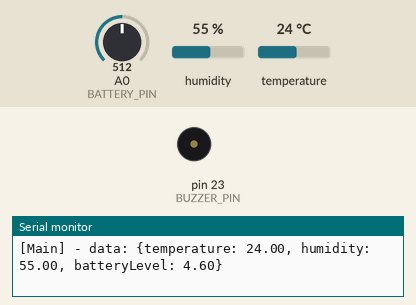
A sketch run on a simulated Arduino Mega 2560, built with avr-gcc and run on an emulated ATmega2560. On the bench: buzzer (waves = sounding), the last lines printed to the serial monitor. The inputs (shaded band) are chosen by the test bench; at power-on: temperature 24 °C, A0 (BATTERY_PIN) = 512, humidity 55 %.

Above: at 2.8 s.
2.9 s: temperature set to 29.4 °C
5.2 s: temperature set to 30.7 °C
At 8.05 s:
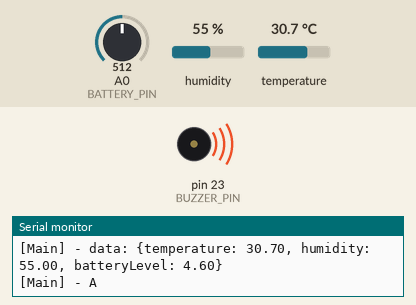
Timing chart, 0 to 16.0 s (numbered marks = the images above; inputs shaded):
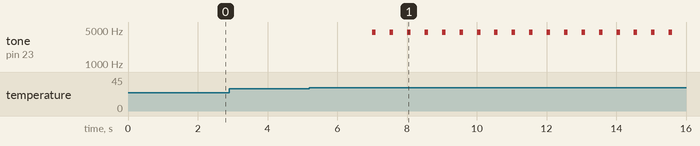

Measured:
- the behaviour switches between 30 and 30.1 °C on temperature (found by bisection; images 0 and 1)
- after the input at 5.2 s, tone on pin 23 (BUZZER_PIN): alternates 4500 Hz for 0.10 s and silent for 0.40 s, starting after 1.8 s

The sketch:

main.ino
```cpp
#include "DHT.h"

#define PORT_FREQUENCY  115200

#define BATTERY_PIN     A0
#define DHT_SENSORS_PIN 9
#define RED_LIGHT_PIN   6
#define BUZZER_PIN      23


#define DHTTYPE DHT22

DHT dht(DHT_SENSORS_PIN, DHTTYPE);

const String ORIGIN_NAME = "Main";
const unsigned long MEASUREMENT_TIME = 1000;
const unsigned long ALERT_TIME = 500;
const unsigned long BUZZ_FREQ = 4500;
const unsigned long BUZZ_TIME = 100;
static unsigned long lastTime = 0;

bool temperatureIsNormal,
  temperatureIsHigh,
  alertIsOn,
  shouldActivateAlert,
  shouldDeactivateAlert;

struct SensorData {
  float temperature;
  float humidity;
  float batteryLevel;
};
SensorData data;

enum AlertState {
  NORMAL,
  ALERT
};

struct NotificationPlan {
  AlertState state;
  bool active;
  int budget;
  unsigned long startTime;
  unsigned long interval;
};
NotificationPlan plan;


void setInitialValues() {
  data = { -1.0, -1.0, 0.0 };
  temperatureIsNormal = true;
  temperatureIsHigh = false;
  alertIsOn = false;
  shouldActivateAlert = false;
  plan = {AlertState::NORMAL, false, 0, 0, 0};
  pinMode(BUZZER_PIN, OUTPUT);
}

void evaluateState() {
  temperatureIsNormal   = data.temperature < 27;
  temperatureIsHigh     = data.temperature > 30;
  shouldDeactivateAlert = temperatureIsNormal && alertIsOn;
  shouldActivateAlert   = temperatureIsHigh && !alertIsOn;
}

void readSensors() {
  float temp = dht.readTemperature();
  float hum = dht.readHumidity();

  data.temperature = isnan(temp) ? data.temperature : temp;
  data.humidity = isnan(hum) ? data.humidity : hum;
  data.batteryLevel = analogRead(BATTERY_PIN) * 9.2 / 1023.0;

  if (isnan(temp) || isnan(hum)) {
    Serial.println("[ERROR] Sensor readings invalid");
  }
}

void sendSensorsData(String originName, long currentTime, SensorData data) {
  String message = "[" + originName + "] - data: {";
  message += "temperature: " + String(data.temperature, 2) + ", ";
  message += "humidity: " + String(data.humidity, 2) + ", ";
  message += "batteryLevel: " + String(data.batteryLevel, 2);
  message += "}";

  Serial.println(message);
}

SensorData operateWeatherMonitor(long measurementTime) {
  unsigned long currentTime = millis();
  bool isTimeToOperate = currentTime - lastTime >= measurementTime;

  if (isTimeToOperate) {
    readSensors();
    sendSensorsData(ORIGIN_NAME, currentTime, data);
    lastTime = currentTime;
  }

  return data;
}

void manageLocalAlert(bool isAlertActive) {
  static unsigned long lastAlertTime = 0;
  static bool isRedLedOn = false;

  const unsigned long alertLedInterval = ALERT_TIME;

  unsigned long currentAlertTime = millis();

  if (isAlertActive && (currentAlertTime - lastAlertTime >= alertLedInterval)) {
    lastAlertTime = currentAlertTime;
    isRedLedOn = !isRedLedOn;

    tone(BUZZER_PIN, BUZZ_FREQ, BUZZ_TIME);
    digitalWrite(RED_LIGHT_PIN, isRedLedOn ? HIGH : LOW);
  }

  if (!isAlertActive && isRedLedOn) {
    digitalWrite(RED_LIGHT_PIN, LOW);
    isRedLedOn = false;
  }
}

NotificationPlan createNotificationPlan(AlertState state) {
    NotificationPlan plan;
    plan.interval = 1000;
    plan.budget = 3;
    plan.state = state;
    plan.startTime = millis();
    plan.active = true;
    return plan;
}

void scheduleNotifications(const String& originName, NotificationPlan& plan) {
  if (!plan.active) {
    return;
  }

  long currentTime = millis();

  if (plan.budget > 0 && currentTime - plan.startTime >= plan.interval) {
      sendNotification(originName, plan.state);
      plan.budget--;
      plan.startTime = currentTime;
  }

  if (plan.budget == 0) {
      plan.active = false;
  }
}

void sendNotification(const String& originName, AlertState state) {
  String message = "[" + originName + "] - ";
  message += state == AlertState::ALERT ? "A" : "O";
  Serial.println(message);
}

void setup() {
  dht.begin();
  Serial.begin(PORT_FREQUENCY);
  setInitialValues();
}

void loop() {
  evaluateState();
  operateWeatherMonitor(MEASUREMENT_TIME);

  if (shouldActivateAlert) {
    plan = createNotificationPlan(AlertState::ALERT);
    alertIsOn = true;
  }

  if (shouldDeactivateAlert) {
    plan = createNotificationPlan(AlertState::NORMAL);
    alertIsOn = false;
  }

  scheduleNotifications(ORIGIN_NAME, plan);
  manageLocalAlert(alertIsOn);
}
```
